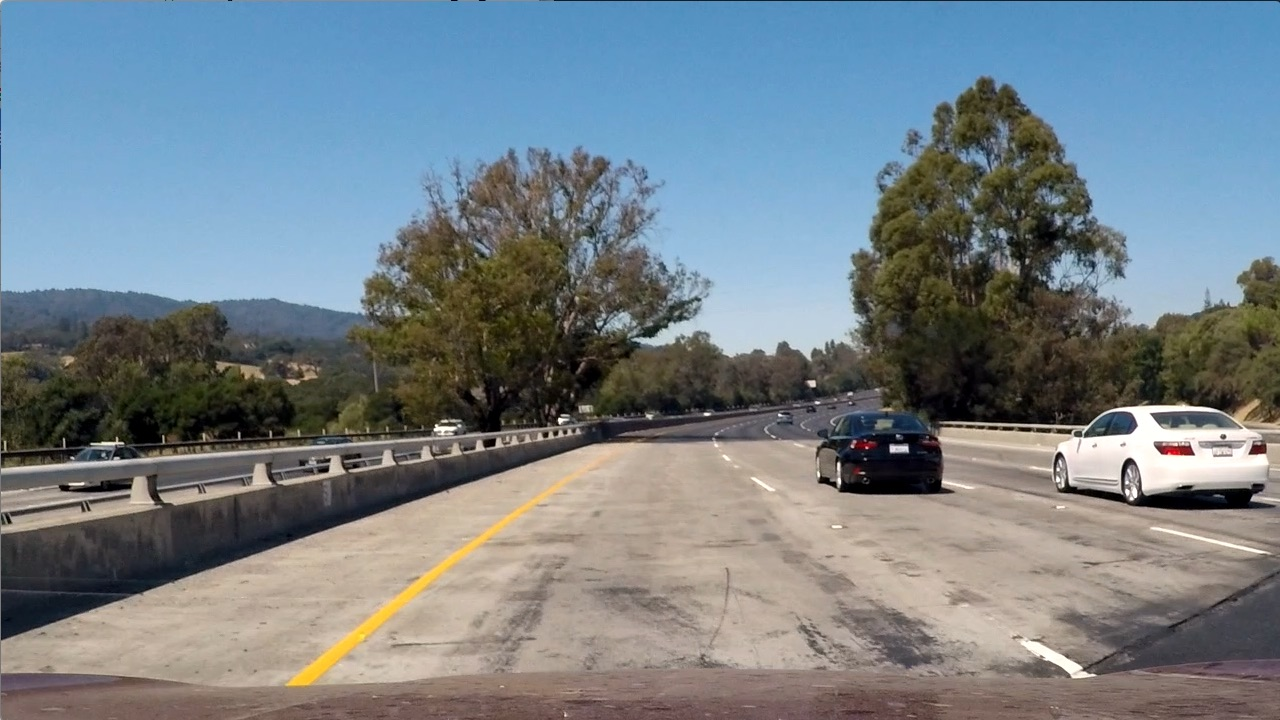
//> input picture test image/test1.jpg, 1280 x 720 px
$ ./main   (built with g++ and OpenCV 4)
//> lines starting //> are read from the running program, lines starting //| are printed output that depends on the picture; after the words box and inside, x2 and y2 are one past the last pixel; in counts of white or black regions, pixels touching at a corner belong together
//> further down, image is the input picture: 720 rows x 1280 cols, CV_8UC3; mean B, G, R 135.5, 128.7, 117.5
#include <opencv2/opencv.hpp>
#include <opencv2/videoio.hpp>
#include <iostream>
#include <math.h>
#include <algorithm>

using namespace std;
using namespace cv;

Mat gray_scale(Mat& image) {
	Mat gray;

	// color to gray
	cvtColor(image, gray, COLOR_BGR2GRAY);
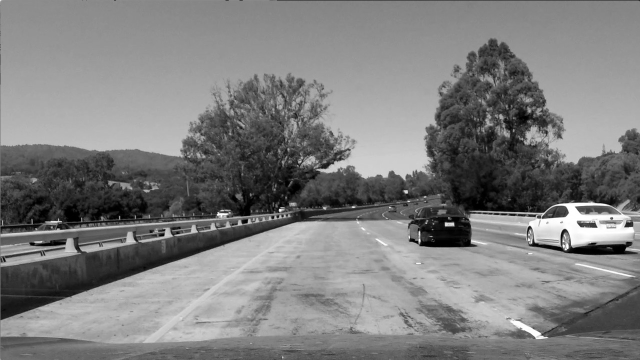
//> gray: 720 rows x 1280 cols, CV_8UC1 (shown at 1/2 size); min 0, max 255, mean 126.1

	imshow("gray scale", gray);
	waitKey(0); // wait for a key press
	return gray;

}
Mat Gaussian_blurring(Mat& gray) {
	int kSize = 9;
	Mat blur;
	GaussianBlur(gray, blur, Size(kSize, kSize), 0, 0);

	imshow("bluring", blur);
	waitKey(0); // wait for a key press
	return blur;
}
Mat canny_edge(Mat& blur) {
	int minVal = 50;
	int maxVal = 150;

	// Define edge detection image, do edge detection
	Mat edge;
	Canny(blur, edge, minVal, maxVal);
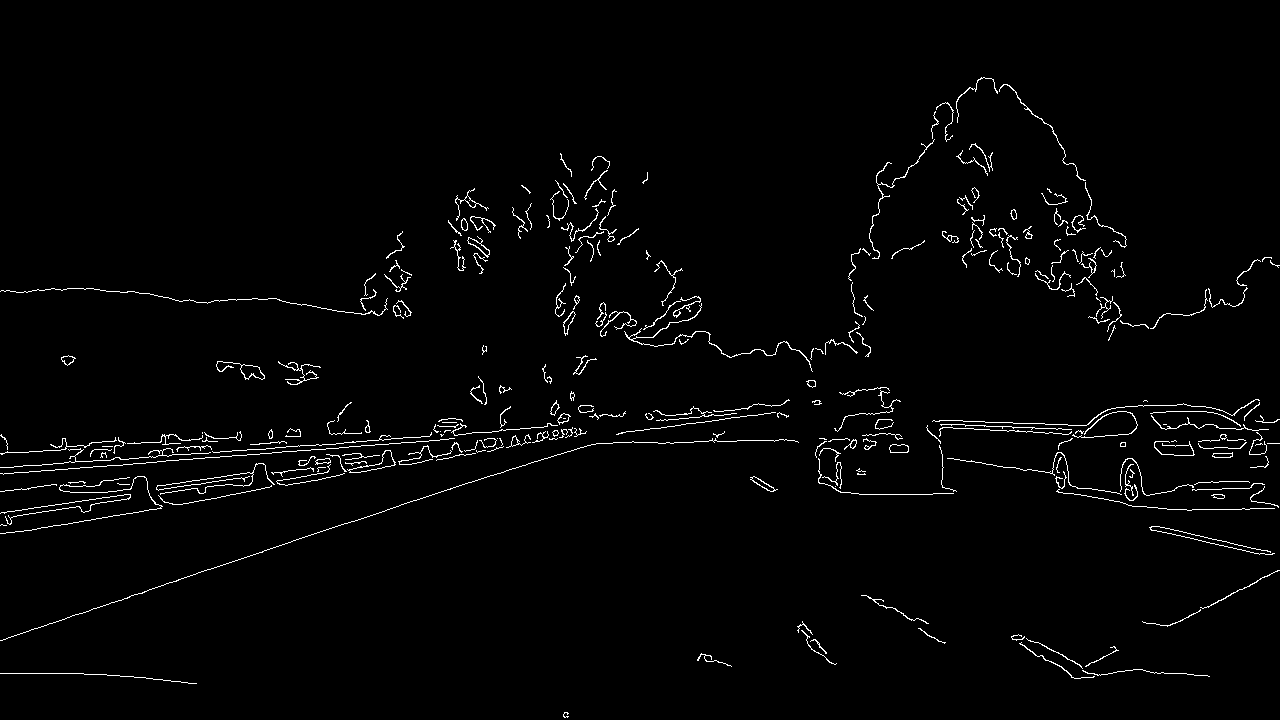
//> edge: 720 rows x 1280 cols, CV_8UC1; 1.9% white in thin lines or dots, all inside (x1, y1, x2, y2) = (0, 77, 1280, 718)

	imshow("canny edge", edge);
	waitKey(0); // wait for a key press
	return edge;
}
Mat Roi(Mat& image, Mat& edge) {
	// roi를 만들기 위해 먼저 mask 행렬 만들기
	Mat mask = Mat::zeros(image.rows, image.cols, CV_8UC1); // CV_8UC3 to make it a 3 channel

	// mask를 만들 사다리꼴의 점 배열
	Point mask_points[1][4];

	mask_points[0][0] = Point(50, image.size().height);
	mask_points[0][1] = Point(image.size().width / 2 - 45, image.size().height / 2 + 60);
	mask_points[0][2] = Point(image.size().width / 2 + 45, image.size().height / 2 + 60);
	mask_points[0][3] = Point(image.size().width - 50, image.size().height);

	const Point* ppt[1] = { mask_points[0] }; // mask_point의 주소값을 전달해야 함
	int npt[] = { 4 }; // 사다리꼴 꼭짓점의 개수
	fillPoly(mask, ppt, npt, 1, Scalar(255,255,255), 8);
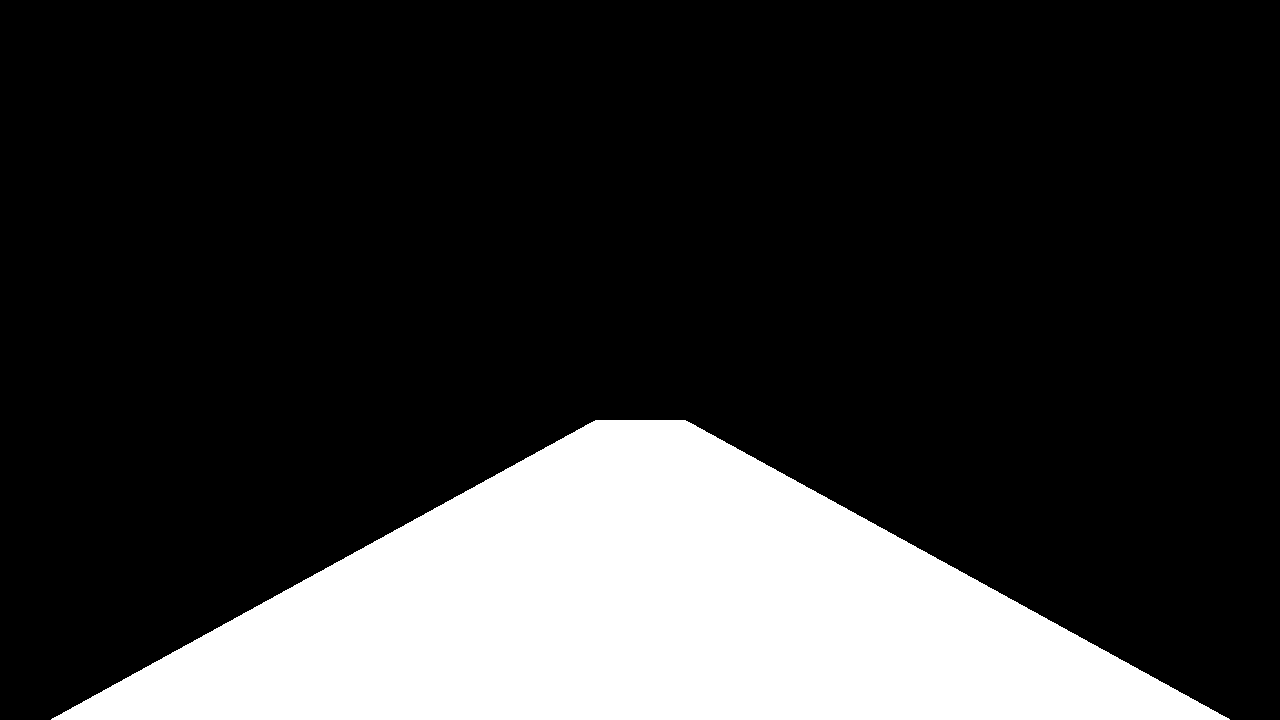
//> mask: 720 rows x 1280 cols, CV_8UC1; 20.7% white; 1 white region, box (x1, y1, x2, y2) and area: (51, 420, 1230, 720) 190745

	imshow("Mask", mask);
	waitKey(0);


	Mat roi = edge.clone();
	bitwise_and(edge, mask, roi); // mask된 영역만 추출
//> roi: 720 rows x 1280 cols, CV_8UC1; 0.13% white in thin lines or dots, all inside (x1, y1, x2, y2) = (129, 420, 1139, 718)

	imshow("ROI", roi);
	waitKey(0);
	return roi;
}
vector<Vec4i> hough_transform(Mat& image, Mat& roi) {

	double rho = 2;
	double theta = CV_PI / 180;
	int threshold = 33; // good value to test : 33
	int minLineLength = 40;
	int maxLineGap = 100;

	vector<Vec4i> lines;
	HoughLinesP(roi, lines, rho, theta, threshold, minLineLength, maxLineGap);
//> lines = 18 lines (x1, y1, x2, y2), first 8: [506, 470, 637, 430], [596, 443, 724, 441], [1038, 642, 1094, 674], [674, 426, 776, 489], [863, 595, 938, 641], [141, 677, 190, 683], [1012, 639, 1080, 678], [802, 622, 832, 663]
//> (the rest of the program and of its run is left out)
